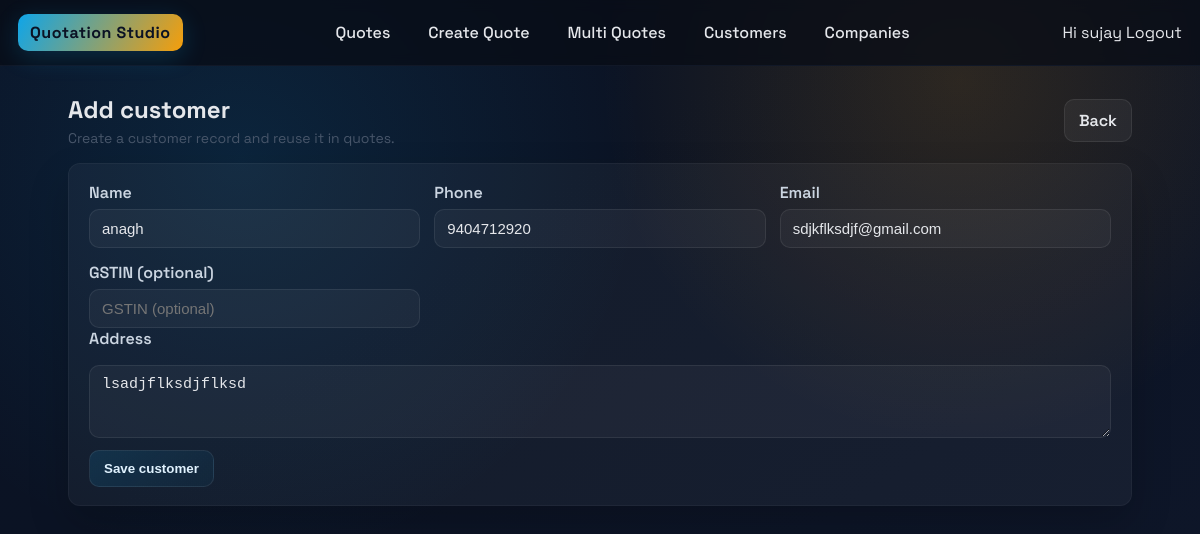
Page /customers/6/edit/ (signed in) on the committed database.
### quotation_models/models.py (models this page shows, shortened)
class Buyer(models.Model):
    name = models.CharField(max_length=200)
    phone = models.CharField(max_length=50, blank=True, default="")
    email = models.EmailField(blank=True, null=True)
    address = models.TextField(blank=True, default="")
    gstin = models.CharField(max_length=32, blank=True, default="")
    class Meta:
        app_label = "quotation_models"

### quotations/views.py (the view)
# urls.py: path("customers/<int:pk>/edit/", views.buyer_edit, name="buyer_edit"),
@login_required
def buyer_edit(request, pk: int):
    buyer = get_object_or_404(Buyer, pk=pk)
    form = BuyerForm(request.POST or None, instance=buyer)
    if request.method == "POST" and form.is_valid():
        form.save()
        messages.success(request, f"Customer {buyer.name} updated.")
        return redirect(reverse("quotations:buyer_list"))
    return render(request, "quotations/buyer_form.html", {"form": form, "buyer": buyer})

### quotations/forms.py
class BuyerForm(forms.ModelForm):
    class Meta:
        model = Buyer
        fields = ["name", "phone", "email", "address", "gstin"]
        widgets = {
            "name": forms.TextInput(attrs={"placeholder": "Customer name"}),
            "phone": forms.TextInput(attrs={"placeholder": "Phone"}),
            "email": forms.EmailInput(attrs={"placeholder": "Email"}),
            "address": forms.Textarea(attrs={"rows": 3, "placeholder": "Billing / shipping address"}),
            "gstin": forms.TextInput(attrs={"placeholder": "GSTIN (optional)"}),
        }

### templates/quotations/buyer_form.html (shortened to what this page needs)
{% extends "base.html" %}
{% block content %}
<div class="page-header">
    <div>
        <h1 class="page-title">Add customer</h1>
        <p class="page-subtitle">Create a customer record and reuse it in quotes.</p>
    </div>
    <a class="btn-secondary btn" href="{% url 'quotations:list' %}">Back</a>
</div>
<form method="post" novalidate>
    <div class="panel">
        <div class="dual">
            <div>
                <label for="{{ form.name.id_for_label }}">Name</label>
                {{ form.name }}{% for e in form.name.errors %}<div class="page-subtitle" style="color:#fca5a5">{{ e }}</div>{% endfor %}
            </div>
            <div>
                <label for="{{ form.phone.id_for_label }}">Phone</label>
                {{ form.phone }}{% for e in form.phone.errors %}<div class="page-subtitle" style="color:#fca5a5">{{ e }}</div>{% endfor %}
            </div>
            <div>
                <label for="{{ form.email.id_for_label }}">Email</label>
                {{ form.email }}{% for e in form.email.errors %}<div class="page-subtitle" style="color:#fca5a5">{{ e }}</div>{% endfor %}
            </div>
            <div>
                <label for="{{ form.gstin.id_for_label }}">GSTIN (optional)</label>
                {{ form.gstin }}{% for e in form.gstin.errors %}<div class="page-subtitle" style="color:#fca5a5">{{ e }}</div>{% endfor %}
            </div>
        </div>
        <div class="field-row">
            <label for="{{ form.address.id_for_label }}">Address</label>
            {{ form.address }}{% for e in form.address.errors %}<div class="page-subtitle" style="color:#fca5a5">{{ e }}</div>{% endfor %}
        </div>
        <div class="actions" style="margin-top:12px;">
            <button class="btn" type="submit">Save customer</button>
        </div>
    </div>
</form>
{% endblock %}

### templates/base.html (shortened to what this page needs)
{% load static %}
<!DOCTYPE html>
<html lang="en">
<head>
    <link rel="stylesheet" href="{% static 'quotations.css' %}">
</head>
<body>
    <header class="topbar">
        <a class="brand" href="{% url 'quotations:list' %}">Quotation Studio</a>
        <nav class="nav-links">
            <a href="{% url 'quotations:list' %}">Quotes</a>
            <a href="{% url 'quotations:create' %}">Create Quote</a>
            <a href="{% url 'quotations:multi_create' %}">Multi Quotes</a>
            <a href="{% url 'quotations:buyer_list' %}">Customers</a>
            <a href="{% url 'quotations:company_list' %}">Companies</a>
        </nav>
        <div class="user-info">
            {% if user.is_authenticated %}
                <span>Hi {{ user.username }}</span>
                <a href="{% url 'logout' %}">Logout</a>
            {% else %}
                <a href="{% url 'login' %}">Login</a>
            {% endif %}
        </div>
    </header>
    <main class="page-shell">
        {% block content %}{% endblock %}
    </main>
</body>
</html>

### static/quotations.css (style rules this page uses)
:root { --ink: #0f172a; --muted: #475569; --line: #1f2937; --surface: #0b1224; --panel: rgba(255, 255, 255, 0.04); --accent: #0ea5e9; --accent-2: #f59e0b; --success: #22c55e; --danger: #ef4444; --radius: 12px; color-scheme: dark; }
* { box-sizing: border-box; }
body { margin: 0; font-family: 'Space Grotesk', 'Chivo', sans-serif; background: radial-gradient(circle at 20% 20%, rgba(14,165,233,0.12), transparent 35%), radial-gradient(circle at 80% 10%, rgba(245,158,11,0.14), transparent 30%), linear-gradient(145deg, #0b1224, #0b1324 35%, #0f172a); color: #e5e7eb; min-height: 100vh; }
a { color: inherit; text-decoration: none; }
.topbar { display: flex; justify-content: space-between; align-items: center; padding: 14px 18px; border-bottom: 1px solid #111827; background: rgba(8, 12, 22, 0.75); backdrop-filter: blur(6px); position: sticky; top: 0; z-index: 10; }
.brand { font-weight: 700; letter-spacing: 0.5px; padding: 8px 12px; border-radius: 10px; background: linear-gradient(120deg, var(--accent), var(--accent-2)); color: #0b1224; box-shadow: 0 6px 24px rgba(14,165,233,0.2); }
.nav-links { display: flex; gap: 14px; font-weight: 500; }
.nav-links a { padding: 8px 12px; border-radius: 10px; transition: background 0.2s ease, color 0.2s ease; }
.page-shell { padding: 28px 18px 48px; max-width: 1100px; margin: 0 auto; }
.panel { background: var(--panel); border: 1px solid rgba(255,255,255,0.04); border-radius: var(--radius); box-shadow: 0 18px 40px rgba(0,0,0,0.2); padding: 18px 20px; }
.page-header { display: flex; justify-content: space-between; align-items: center; margin-bottom: 16px; gap: 12px; }
.page-title { font-size: 24px; font-weight: 700; margin: 0; }
.page-subtitle { color: var(--muted); margin: 4px 0 0 0; font-size: 14px; }
.btn { display: inline-flex; align-items: center; gap: 6px; padding: 10px 14px; border-radius: 10px; border: 1px solid rgba(255,255,255,0.08); background: linear-gradient(135deg, rgba(14,165,233,0.14), rgba(14,165,233,0.05)); color: #e0f2fe; cursor: pointer; font-weight: 600; transition: transform 0.08s ease, box-shadow 0.2s ease, border-color 0.2s ease; }
.btn-secondary { background: rgba(255,255,255,0.05); color: #e5e7eb; }
form .field-row { display: grid; gap: 10px; margin-bottom: 12px; }
form label { font-weight: 600; color: #cbd5e1; margin-bottom: 6px; display: inline-block; }
input[type="text"], input[type="email"], input[type="number"], input[type="date"], input[type="password"], textarea, select { width: 100%; background: rgba(255,255,255,0.04); border: 1px solid rgba(255,255,255,0.08); color: #e5e7eb; border-radius: 10px; padding: 10px 12px; font-size: 15px; }
textarea { resize: vertical; }
.dual { display: grid; grid-template-columns: repeat(auto-fit, minmax(260px, 1fr)); gap: 14px; }
.actions { display: flex; gap: 10px; flex-wrap: wrap; }

### rows in the picture
Buyer: name "anagh", phone "9404712920", email "sdjkflksdjf@gmail.com", address "lsadjflksdjflksd"

### other values in the picture
{{ user.username }} "sujay"
